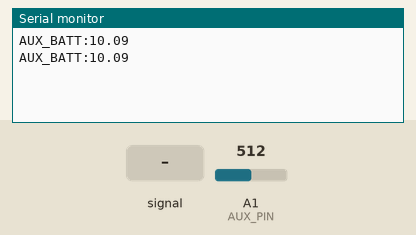
Recording of a sketch running on a simulated Arduino Uno, built with avr-gcc and run on an emulated ATmega328P. Shown: the last lines printed to the serial monitor. The inputs (shaded band) are chosen by the test bench; at power-on: A1 (AUX_PIN) = 512.

Above: at 4.8 s.
4.9 s: A1 (AUX_PIN) fed a 200 Hz sine of ±81 counts around its level
At 7.5 s:
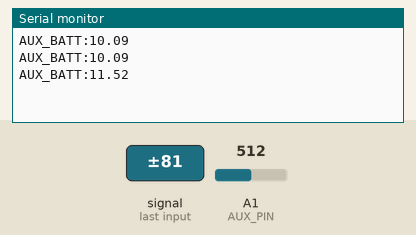
7.9 s: A1 (AUX_PIN) set to 716
At 9.0 s:
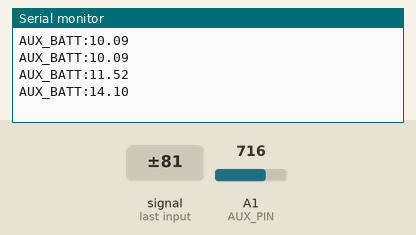
10.9 s: A1 (AUX_PIN) fed a 1000 Hz sine of ±255 counts around its level
At 13.3 s:
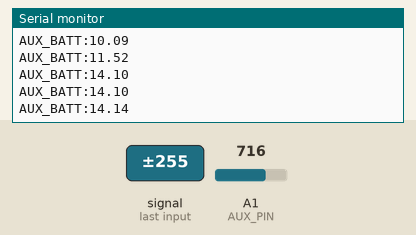
13.9 s: A1 (AUX_PIN) set to 511
At 14.8 s:
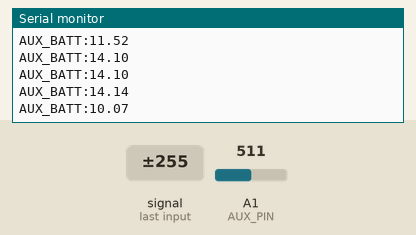
Timing chart, 0 to 16.9 s (numbered marks = the images above; inputs shaded):
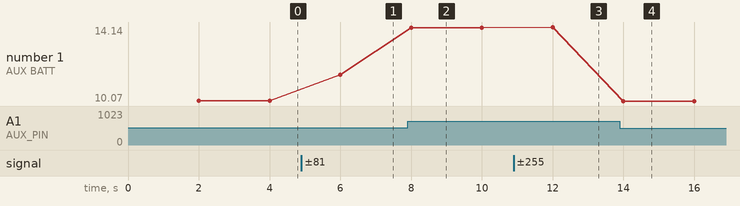

Measured:
- after the input at 4.9 s, the serial monitor: prints a new line after 1.1 s (image 1)
- after the input at 7.9 s, the serial monitor: prints a new line after 0.10 s (image 2)
- after the input at 10.9 s, the serial monitor: prints a new line after 1.1 s (image 3)
- after the input at 13.9 s, the serial monitor: prints a new line after 0.10 s (image 4)
- plotted number 1: 10.09 → 11.52 after the input at 4.9 s, 11.52 → 14.1 after the input at 7.9 s, 14.1 → 14.14 after the input at 10.9 s, 14.14 → 10.07 after the input at 13.9 s

The sketch:

aux_battery_monitor.ino
```cpp
/*
 * aux_battery_monitor.ino — Archer Dual-Battery Monitor
 * Upload to the Arduino Uno already installed in the Sierra cab.
 *
 * Reads the aux (second) battery voltage via a resistor-divider on A1
 * and sends "AUX_BATT:<voltage>\n" over USB serial every 2 seconds.
 * archer.py/_arduino_reader() picks this up and updates truck_state.
 *
 * ── Wiring ──────────────────────────────────────────────────────────
 *
 *   Aux battery (+) ──┬── 10kΩ ──┬── A1 (Arduino)
 *                     │          │
 *                              3.3kΩ
 *                                │
 *   Aux battery (-) / chassis GND ─── GND (Arduino)
 *
 *   Voltage divider output at A1:
 *     V_A1 = V_batt * 3.3 / (10 + 3.3) = V_batt * 0.2481
 *   Arduino ADC maps 0–5V to 0–1023.
 *
 *   Max safe input: 5V / 0.2481 ≈ 20.2V  — well above any 12V system.
 *   Typical range: 11.0V (dead) to 14.8V (charging).
 *
 *   Use 1% tolerance resistors for best accuracy.
 *   Optionally add a 100nF ceramic cap across the 3.3kΩ for noise filtering.
 *
 * ── Calibration ─────────────────────────────────────────────────────
 *   Measure actual battery voltage with a multimeter, compare to the
 *   reported value, and adjust CAL_FACTOR below.
 *   Example: multimeter reads 12.85V, sketch reports 12.62V
 *     → CAL_FACTOR = 12.85 / 12.62 = 1.018
 */

const float R1          = 10000.0;   // 10kΩ top resistor
const float R2          =  3300.0;   // 3.3kΩ bottom resistor
const float VREF        =     5.0;   // Arduino Vcc (measure yours; often 4.95–5.05V)
const float CAL_FACTOR  =     1.0;   // tune after first bench test
const int   AUX_PIN     =    A1;     // analog input pin
const float SEND_EVERY  =  2000.0;   // ms between transmissions

unsigned long lastSend = 0;

void setup() {
  Serial.begin(9600);
  analogReference(DEFAULT);   // 5V reference
}

void loop() {
  unsigned long now = millis();
  if (now - lastSend >= (unsigned long)SEND_EVERY) {
    lastSend = now;

    int   raw     = analogRead(AUX_PIN);
    float v_a1    = raw * (VREF / 1023.0);
    float v_batt  = v_a1 * (R1 + R2) / R2 * CAL_FACTOR;

    // Sanity-check: only transmit if reading is in a plausible range
    if (v_batt >= 8.0 && v_batt <= 16.5) {
      Serial.print("AUX_BATT:");
      Serial.println(v_batt, 2);   // e.g. "AUX_BATT:12.84"
    }
  }

  // Arduino still receives commands from archer.py on the same serial port.
  // (Commands are one-way writes from the Pi; no parsing needed here unless
  //  you want to add LIGHTS/EXHAUST/etc. response handling.)
}
```
